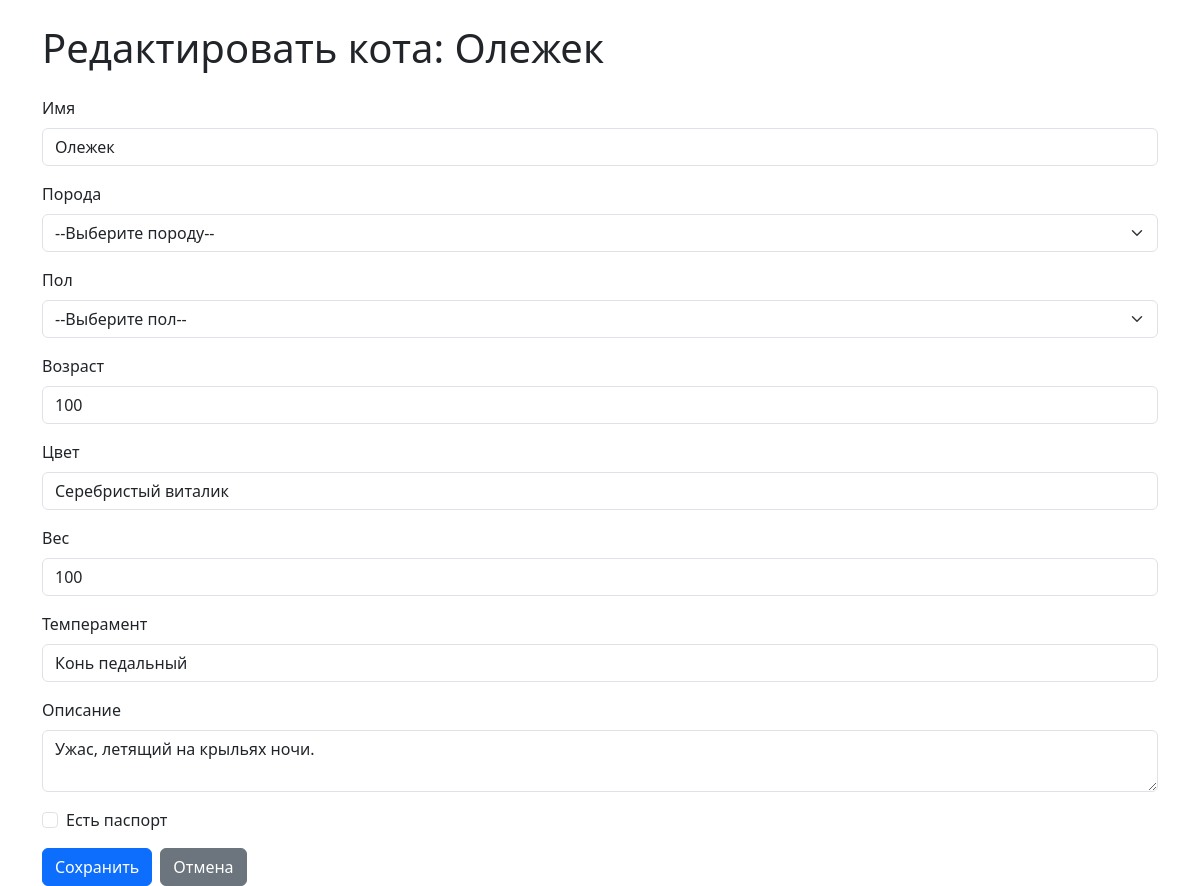
The app's page /edit_cat/3 with its own data.
### models.py (models this page shows)
class Base(Model):
    class Meta:
        database = db

class Cat(Base):
    name = CharField()
    breed = ForeignKeyField(Breed)
    gender = ForeignKeyField(Gender)
    age = DecimalField()
    color = CharField()
    weight = DecimalField()
    temper = CharField()
    description = CharField(null=True)
    has_passport = BooleanField(default=False)

### app.py (the view, shortened to what this page needs)
@app.route('/edit_cat/<int:cat_id>', methods=['GET', 'POST'])
def edit_cat(cat_id):
    cat = Cat.get_or_none(Cat.id == cat_id)
    if not cat:
        return redirect(url_for('index'))
    breeds = Breed.select()
    genders = Gender.select()
    return render_template('edit_cat.html', cat=cat, breeds=breeds, genders=genders)

### templates/edit_cat.html (shortened to what this page needs)
<!DOCTYPE html>
<html lang="ru">
<head>
  <link href="https://cdn.jsdelivr.net/npm/bootstrap@5.3.0/dist/css/bootstrap.min.css" rel="stylesheet" />
</head>
<body>
  <div class="container mt-4">
    <h1 class="mb-4">Редактировать кота: {{ cat.name }}</h1>
    <form method="post" action="{{ url_for('edit_cat', cat_id=cat.id) }}">
      <div class="mb-3">
        <label for="name" class="form-label">Имя</label>
        <input type="text" class="form-control" id="name" name="name" required value="{{ cat.name }}" />
      </div>
      <div class="mb-3">
        <label for="breed" class="form-label">Порода</label>
        <select name="breed" id="breed" class="form-select" required>
          <option value="">--Выберите породу--</option>
        </select>
      </div>
      <div class="mb-3">
        <label for="gender" class="form-label">Пол</label>
        <select name="gender" id="gender" class="form-select" required>
          <option value="">--Выберите пол--</option>
        </select>
      </div>
      <div class="mb-3">
        <label for="age" class="form-label">Возраст</label>
        <input type="number" step="0.1" class="form-control" id="age" name="age" required value="{{ cat.age }}" />
      </div>
      <div class="mb-3">
        <label for="color" class="form-label">Цвет</label>
        <input type="text" class="form-control" id="color" name="color" required value="{{ cat.color }}" />
      </div>
      <div class="mb-3">
        <label for="weight" class="form-label">Вес</label>
        <input type="number" step="0.1" class="form-control" id="weight" name="weight" required value="{{ cat.weight }}" />
      </div>
      <div class="mb-3">
        <label for="temper" class="form-label">Темперамент</label>
        <input type="text" class="form-control" id="temper" name="temper" required value="{{ cat.temper }}" />
      </div>
      <div class="mb-3">
        <label for="description" class="form-label">Описание</label>
        <textarea class="form-control" id="description" name="description">{{ cat.description }}</textarea>
      </div>
      <div class="mb-3 form-check">
        <input type="checkbox" class="form-check-input" id="has_passport" name="has_passport" {% if cat.has_passport %}checked{% endif %}>
        <label class="form-check-label" for="has_passport">Есть паспорт</label>
      </div>
      <div class="d-flex gap-2">
        <button type="submit" class="btn btn-primary">Сохранить</button>
        <a href="{{ url_for('index') }}" class="btn btn-secondary">Отмена</a>
      </div>
    </form>
  </div>
</body>
</html>

### records on screen
Cat: name "Олежек", age "100", color "Серебристый виталик", weight "100", temper "Конь педальный", description "Ужас, летящий на крыльях ночи."
